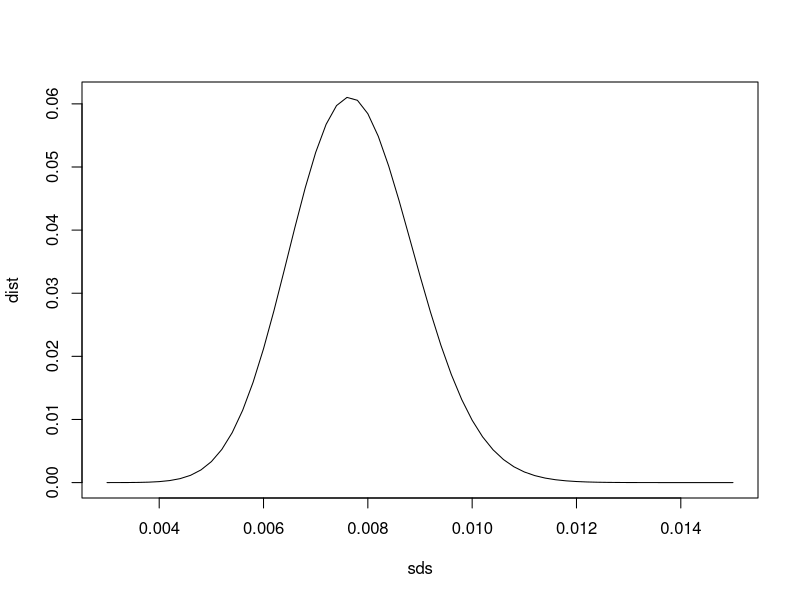
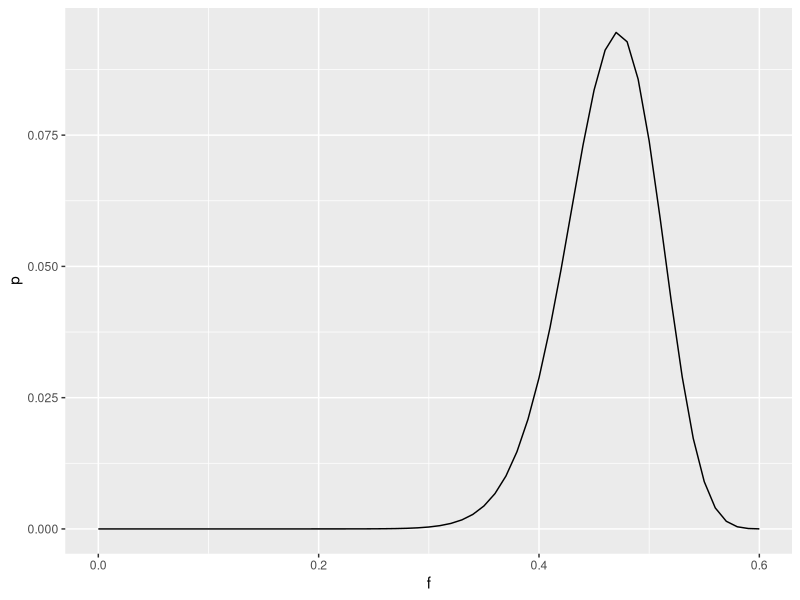
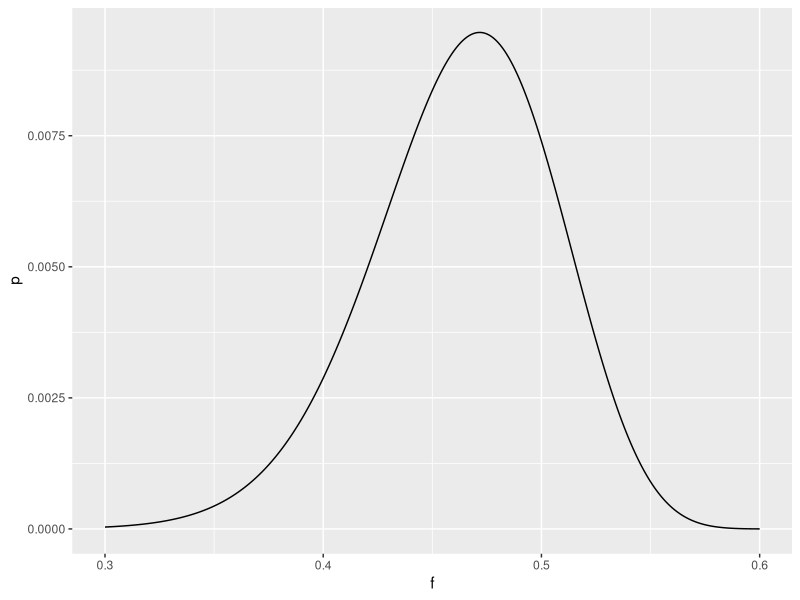

Recreate these plots in R, in order.
## ---- chunk 1
library(tidyverse)
## ---- chunk 2
sqrt((.5^2 + .4*.6)/500)

## ---- chunk 3
se <- sqrt((.7*.3 + .4*.6)/20)
1-pnorm(0, mean = 0.1, sd = se)
## ---- chunk 4
p1 <- 0.3
p2 <- 0.4

trials <- 100000
shooter1 <- rbinom(trials,20,p1)
shooter2 <- rbinom(trials,20,p2)
mean(shooter2 > shooter1)
 
## ---- chunk 5
n <-4*(0.3*0.7+0.4*0.6)/(.1^2)

## ---- chunk 6
p1 <- 0.3
p2 <- 0.4
n <- 180

trials <- 100000
shooter1 <- rbinom(trials,n,p1)
shooter2 <- rbinom(trials,n,p2)
mean(shooter2 > shooter1)
 
## ---- chunk 7
girls <- as.numeric(readr::read_lines('girls.dat', skip=1))
sample_sd<-sd(girls)
sample_sd
## ---- chunk 8
p_est <- mean(girls)
n_births <- 3900
expected_sd <- sqrt(p_est*(1-p_est)/n_births)
expected_sd 
## ---- chunk 9
ratio <- sample_sd^2*23/expected_sd^2
ratio
## ---- chunk 10
sds <- seq(.003,.015, .0002)
ratios <- sds^2*23/expected_sd^2
dist<- dchisq(ratios,23)
plot(sds,dist, type='l')
## ---- chunk 11
pchisq(ratio,23)
## ---- chunk 12
p_hat <- 2/(50+4)
se <- sqrt(p_hat*(1-p_hat)/50)
c(p_hat-2*se,p_hat+2*se)

## ---- chunk 13
se = sqrt(1/4*3/4/((1-.467)*100))
qnorm(c(.025,.975),.467,sd = se)
## ---- chunk 14
60-qbinom(c(.975,.025),100*(1-.467),.25) 
## ---- chunk 15
qbinom(c(0.025,.975),500,.25)
qnorm(c(0.25,0.975),500*.25,sqrt(.25*.75*500))
## ---- chunk 16


possibles <- tibble(f = 0:60/100,
                      p = dbinom(x= 60-f*100,size=(1-f)*100,p=1/4)) |>
                 mutate(p = p/sum(p))

ggplot(possibles, aes(x=f,y=p)) + geom_line()
 
## ---- chunk 17
possibles <- possibles |> mutate( cdf = cumsum(p))
possibles |> filter((abs(cdf - .025) < .01) | (abs(cdf - .975) < .01))
## ---- chunk 18

dbinom2 <- \(x,size,p) {
  gamma(size+1)/(gamma(x+1)*gamma(size-x+1))*p^x*(1-p)^(size-x)
}

grid_approx <- tibble(f = 300:600/1000,
                      p = dbinom2(x= 60-f*100,size=(1-f)*100,p=1/4)) |>
                 mutate(p = p/sum(p))

ggplot(grid_approx, aes(x=f,y=p)) + geom_line()
 
## ---- chunk 19
grid_approx <- grid_approx |> mutate( cdf = cumsum(p))
grid_approx |> filter((abs(cdf - .025) < .001) | (abs(cdf - .975) < .001))
